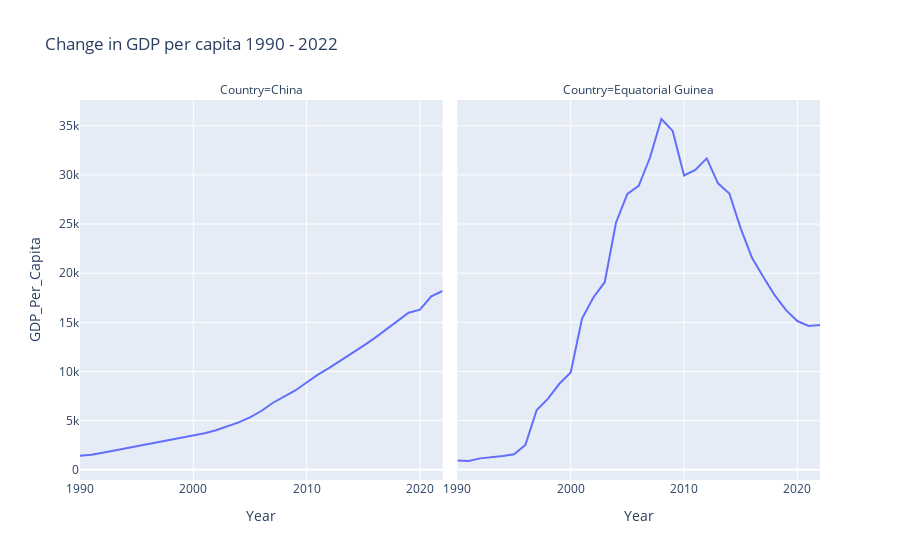
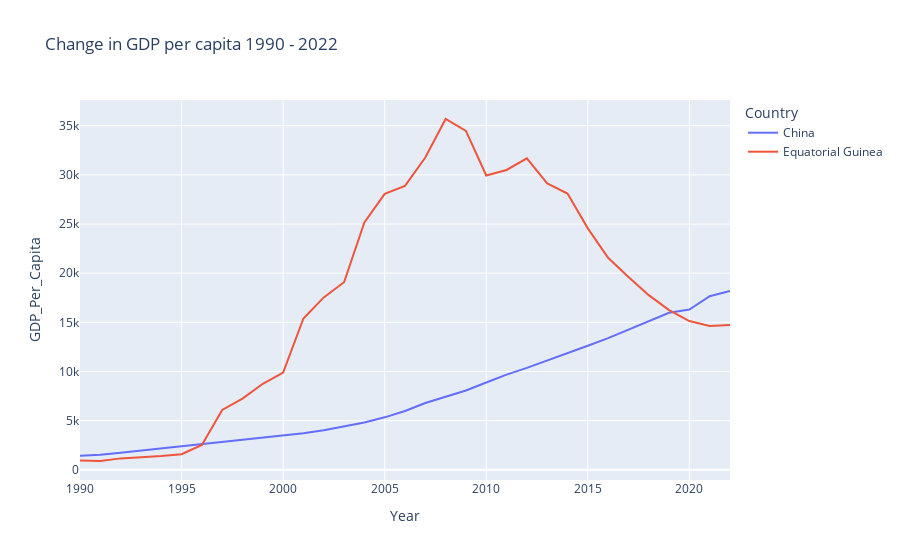

Source (notebook cell) for these figures, in order:
### Markdown cell above
##### Plotly used below for practice

### Code cell
gdp_df_top_two = gdp_df[gdp_df['Country'].isin([highest_pct_change[0], second_pct_change[0]])].sort_values(['Country', 'Year'])
gdp_df_top_two['Country'] = gdp_df_top_two['Country'].astype('category')
gdp_df_top_two

fig = px.line(gdp_df_top_two, x='Year', y='GDP_Per_Capita', facet_col='Country', title='Change in GDP per capita 1990 - 2022')
fig2 = px.line(gdp_df_top_two, x='Year', y='GDP_Per_Capita', color = 'Country', title='Change in GDP per capita 1990 - 2022') 
display(fig)
display(fig2)

### Figure 1 — Plotly figure (JSON) as saved in the notebook; plotly's stock layout.template omitted (floating-point values rounded to 4 significant figures)
{"data": [{"hovertemplate": "Country=China<br>Year=%{x}<br>GDP_Per_Capita=%{y}<extra></extra>", "legendgroup": "", "line": {"color": "#636efa", "dash": "solid"}, "marker": {"symbol": "circle"}, "mode": "lines", "name": "", "orientation": "v", "showlegend": false, "type": "scatter", "x": [1990, 1991, 1992, 1993, 1994, 1995, 1996, 1997, 1998, 1999, 2000, 2001, 2002, 2003, 2004, 2005, 2006, 2007, 2008, 2009, 2010, 2011, 2012, 2013, 2014, 2015, 2016, 2017, 2018, 2019, 2020, 2021, 2022], "xaxis": "x", "y": [1424.0, 1535.0, 1732.0, 1950.0, 2179.0, 2391.0, 2601.0, 2813.0, 3004.0, 3207.0, 3452.0, 3712.0, 4024.0, 4401.0, 4817.0, 5335.0, 5980.0, 6795.0, 7413.0, 8069.0, 8885.0, 9680.0, 10370.0, 11100.0, 11850.0, 12610.0, 13400.0, 14240.0, 15130.0, 15980.0, 16300.0, 17660.0, 18190.0], "yaxis": "y"}, {"hovertemplate": "Country=Equatorial Guinea<br>Year=%{x}<br>GDP_Per_Capita=%{y}<extra></extra>", "legendgroup": "", "line": {"color": "#636efa", "dash": "solid"}, "marker": {"symbol": "circle"}, "mode": "lines", "name": "", "orientation": "v", "showlegend": false, "type": "scatter", "x": [1990, 1991, 1992, 1993, 1994, 1995, 1996, 1997, 1998, 1999, 2000, 2001, 2002, 2003, 2004, 2005, 2006, 2007, 2008, 2009, 2010, 2011, 2012, 2013, 2014, 2015, 2016, 2017, 2018, 2019, 2020, 2021, 2022], "xaxis": "x2", "y": [936.4, 893.1, 1160.0, 1241.0, 1395.0, 1578.0, 2530.0, 6085.0, 7242.0, 8749.0, 9891.0, 15390.0, 17530.0, 19080.0, 25160.0, 28080.0, 28880.0, 31770.0, 35690.0, 34480.0, 29940.0, 30500.0, 31680.0, 29140.0, 28110.0, 24560.0, 21570.0, 19620.0, 17760.0, 16240.0, 15130.0, 14640.0, 14730.0], "yaxis": "y2"}], "layout": {"annotations": [{"font": {}, "showarrow": false, "text": "Country=China", "x": 0.245, "xanchor": "center", "xref": "paper", "y": 1, "yanchor": "bottom", "yref": "paper"}, {"font": {}, "showarrow": false, "text": "Country=Equatorial Guinea", "x": 0.755, "xanchor": "center", "xref": "paper", "y": 1, "yanchor": "bottom", "yref": "paper"}], "legend": {"tracegroupgap": 0}, "title": {"text": "Change in GDP per capita 1990 - 2022"}, "xaxis": {"anchor": "y", "domain": [0, 0.49], "title": {"text": "Year"}}, "xaxis2": {"anchor": "y2", "domain": [0.51, 1], "matches": "x", "title": {"text": "Year"}}, "yaxis": {"anchor": "x", "domain": [0, 1], "title": {"text": "GDP_Per_Capita"}}, "yaxis2": {"anchor": "x2", "domain": [0, 1], "matches": "y", "showticklabels": false}}}

### Figure 2 — Plotly figure (JSON) as saved in the notebook; plotly's stock layout.template omitted (floating-point values rounded to 4 significant figures)
{"data": [{"hovertemplate": "Country=China<br>Year=%{x}<br>GDP_Per_Capita=%{y}<extra></extra>", "legendgroup": "China", "line": {"color": "#636efa", "dash": "solid"}, "marker": {"symbol": "circle"}, "mode": "lines", "name": "China", "orientation": "v", "showlegend": true, "type": "scatter", "x": [1990, 1991, 1992, 1993, 1994, 1995, 1996, 1997, 1998, 1999, 2000, 2001, 2002, 2003, 2004, 2005, 2006, 2007, 2008, 2009, 2010, 2011, 2012, 2013, 2014, 2015, 2016, 2017, 2018, 2019, 2020, 2021, 2022], "xaxis": "x", "y": [1424.0, 1535.0, 1732.0, 1950.0, 2179.0, 2391.0, 2601.0, 2813.0, 3004.0, 3207.0, 3452.0, 3712.0, 4024.0, 4401.0, 4817.0, 5335.0, 5980.0, 6795.0, 7413.0, 8069.0, 8885.0, 9680.0, 10370.0, 11100.0, 11850.0, 12610.0, 13400.0, 14240.0, 15130.0, 15980.0, 16300.0, 17660.0, 18190.0], "yaxis": "y"}, {"hovertemplate": "Country=Equatorial Guinea<br>Year=%{x}<br>GDP_Per_Capita=%{y}<extra></extra>", "legendgroup": "Equatorial Guinea", "line": {"color": "#EF553B", "dash": "solid"}, "marker": {"symbol": "circle"}, "mode": "lines", "name": "Equatorial Guinea", "orientation": "v", "showlegend": true, "type": "scatter", "x": [1990, 1991, 1992, 1993, 1994, 1995, 1996, 1997, 1998, 1999, 2000, 2001, 2002, 2003, 2004, 2005, 2006, 2007, 2008, 2009, 2010, 2011, 2012, 2013, 2014, 2015, 2016, 2017, 2018, 2019, 2020, 2021, 2022], "xaxis": "x", "y": [936.4, 893.1, 1160.0, 1241.0, 1395.0, 1578.0, 2530.0, 6085.0, 7242.0, 8749.0, 9891.0, 15390.0, 17530.0, 19080.0, 25160.0, 28080.0, 28880.0, 31770.0, 35690.0, 34480.0, 29940.0, 30500.0, 31680.0, 29140.0, 28110.0, 24560.0, 21570.0, 19620.0, 17760.0, 16240.0, 15130.0, 14640.0, 14730.0], "yaxis": "y"}], "layout": {"legend": {"title": {"text": "Country"}, "tracegroupgap": 0}, "title": {"text": "Change in GDP per capita 1990 - 2022"}, "xaxis": {"anchor": "y", "domain": [0, 1], "title": {"text": "Year"}}, "yaxis": {"anchor": "x", "domain": [0, 1], "title": {"text": "GDP_Per_Capita"}}}}
